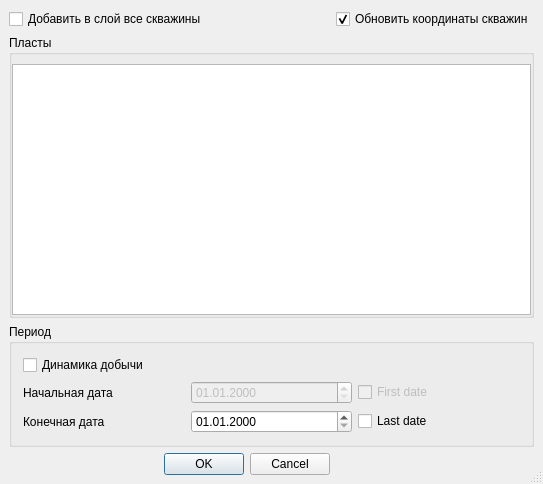
<?xml version="1.0" encoding="UTF-8"?>
<ui version="4.0">
 <class>PDSProductionBase</class>
 <widget class="QDialog" name="PDSProductionBase">
  <property name="geometry">
   <rect>
    <x>0</x>
    <y>0</y>
    <width>543</width>
    <height>484</height>
   </rect>
  </property>
  <property name="windowTitle">
   <string>Map of current production</string>
  </property>
  <property name="windowIcon">
   <iconset>
    <normaloff>../../../../../../media/viktor/DATA/myprog/arctig/ui</normaloff>../../../../../../media/viktor/DATA/myprog/arctig/ui</iconset>
  </property>
  <property name="locale">
   <locale language="C" country="AnyCountry"/>
  </property>
  <property name="sizeGripEnabled">
   <bool>true</bool>
  </property>
  <property name="modal">
   <bool>true</bool>
  </property>
  <layout class="QGridLayout">
   <property name="margin">
    <number>9</number>
   </property>
   <property name="spacing">
    <number>6</number>
   </property>
   <item row="3" column="0">
    <widget class="QDialogButtonBox" name="buttonBox">
     <property name="standardButtons">
      <set>QDialogButtonBox::Cancel|QDialogButtonBox::Ok</set>
     </property>
    </widget>
   </item>
   <item row="1" column="0" colspan="2">
    <widget class="QGroupBox" name="reservoirsPanel">
     <property name="sizePolicy">
      <sizepolicy hsizetype="Preferred" vsizetype="Preferred">
       <horstretch>0</horstretch>
       <verstretch>0</verstretch>
      </sizepolicy>
     </property>
     <property name="minimumSize">
      <size>
       <width>16</width>
       <height>64</height>
      </size>
     </property>
     <property name="title">
      <string>Пласты</string>
     </property>
     <layout class="QVBoxLayout" name="verticalLayout">
      <property name="spacing">
       <number>0</number>
      </property>
      <property name="leftMargin">
       <number>0</number>
      </property>
      <property name="topMargin">
       <number>9</number>
      </property>
      <property name="rightMargin">
       <number>0</number>
      </property>
      <property name="bottomMargin">
       <number>0</number>
      </property>
      <item>
       <widget class="QListWidget" name="reservoirsListWidget">
        <property name="sizePolicy">
         <sizepolicy hsizetype="Expanding" vsizetype="Expanding">
          <horstretch>0</horstretch>
          <verstretch>0</verstretch>
         </sizepolicy>
        </property>
        <property name="autoFillBackground">
         <bool>false</bool>
        </property>
        <property name="selectionMode">
         <enum>QAbstractItemView::ExtendedSelection</enum>
        </property>
       </widget>
      </item>
     </layout>
    </widget>
   </item>
   <item row="2" column="0" colspan="2">
    <widget class="QGroupBox" name="datePeriodPanel">
     <property name="title">
      <string>Период</string>
     </property>
     <layout class="QGridLayout" name="gridLayout">
      <item row="2" column="3">
       <widget class="QCheckBox" name="lastDate">
        <property name="text">
         <string>Last date</string>
        </property>
       </widget>
      </item>
      <item row="2" column="2">
       <widget class="QDateEdit" name="endDateEdit">
        <property name="displayFormat">
         <string>dd.MM.yyyy</string>
        </property>
        <property name="timeSpec">
         <enum>Qt::LocalTime</enum>
        </property>
       </widget>
      </item>
      <item row="1" column="1">
       <widget class="QLabel" name="startDateLabel">
        <property name="text">
         <string>Начальная дата</string>
        </property>
       </widget>
      </item>
      <item row="2" column="1">
       <widget class="QLabel" name="endDateLabel">
        <property name="text">
         <string>Конечная дата</string>
        </property>
       </widget>
      </item>
      <item row="1" column="2">
       <widget class="QDateEdit" name="startDateEdit">
        <property name="enabled">
         <bool>false</bool>
        </property>
        <property name="displayFormat">
         <string>dd.MM.yyyy</string>
        </property>
       </widget>
      </item>
      <item row="1" column="3">
       <widget class="QCheckBox" name="firstDate">
        <property name="enabled">
         <bool>false</bool>
        </property>
        <property name="text">
         <string>First date</string>
        </property>
       </widget>
      </item>
      <item row="0" column="1">
       <widget class="QCheckBox" name="mDynamicCheckBox">
        <property name="text">
         <string>Динамика добычи</string>
        </property>
       </widget>
      </item>
     </layout>
    </widget>
   </item>
   <item row="0" column="0">
    <widget class="QCheckBox" name="mAddAllWells">
     <property name="text">
      <string>Добавить в слой все скважины</string>
     </property>
    </widget>
   </item>
   <item row="0" column="1">
    <widget class="QCheckBox" name="mUpdateWellLocation">
     <property name="text">
      <string>Обновить координаты скважин</string>
     </property>
     <property name="checked">
      <bool>true</bool>
     </property>
    </widget>
   </item>
  </layout>
 </widget>
 <layoutdefault spacing="6" margin="11"/>
 <tabstops>
  <tabstop>reservoirsListWidget</tabstop>
  <tabstop>buttonBox</tabstop>
 </tabstops>
 <resources/>
 <connections>
  <connection>
   <sender>buttonBox</sender>
   <signal>accepted()</signal>
   <receiver>PDSProductionBase</receiver>
   <slot>accept()</slot>
   <hints>
    <hint type="sourcelabel">
     <x>396</x>
     <y>445</y>
    </hint>
    <hint type="destinationlabel">
     <x>460</x>
     <y>372</y>
    </hint>
   </hints>
  </connection>
  <connection>
   <sender>buttonBox</sender>
   <signal>rejected()</signal>
   <receiver>PDSProductionBase</receiver>
   <slot>reject()</slot>
   <hints>
    <hint type="sourcelabel">
     <x>315</x>
     <y>445</y>
    </hint>
    <hint type="destinationlabel">
     <x>455</x>
     <y>434</y>
    </hint>
   </hints>
  </connection>
  <connection>
   <sender>lastDate</sender>
   <signal>clicked(bool)</signal>
   <receiver>PDSProductionBase</receiver>
   <slot>lastDateClicked(bool)</slot>
   <hints>
    <hint type="sourcelabel">
     <x>392</x>
     <y>394</y>
    </hint>
    <hint type="destinationlabel">
     <x>324</x>
     <y>452</y>
    </hint>
   </hints>
  </connection>
  <connection>
   <sender>firstDate</sender>
   <signal>clicked(bool)</signal>
   <receiver>PDSProductionBase</receiver>
   <slot>firstDateClicked(bool)</slot>
   <hints>
    <hint type="sourcelabel">
     <x>376</x>
     <y>367</y>
    </hint>
    <hint type="destinationlabel">
     <x>173</x>
     <y>451</y>
    </hint>
   </hints>
  </connection>
 </connections>
 <slots>
  <slot>diagrammTypeChanged(int)</slot>
  <slot>lastDateClicked(bool)</slot>
  <slot>firstDateClicked(bool)</slot>
 </slots>
</ui>
